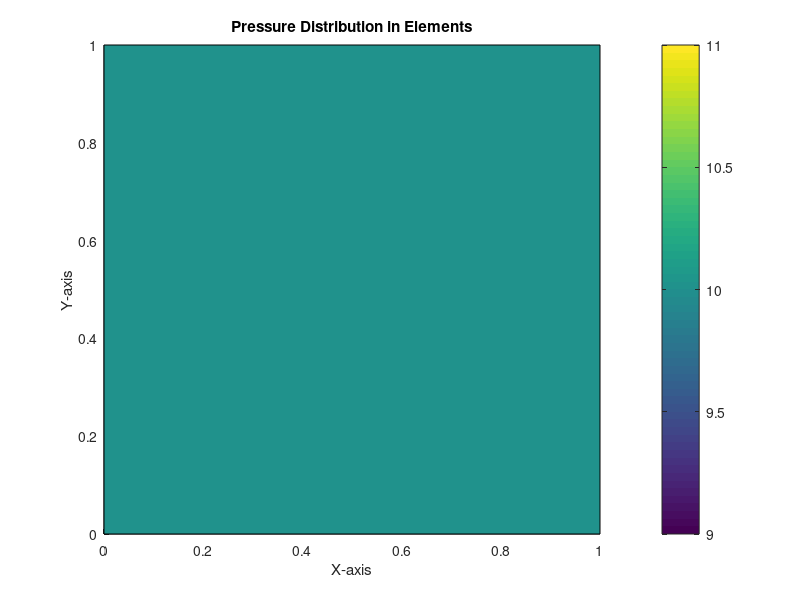

Source code (MATLAB):
% Assuming you have an array of pressures for each element
% Replace this with your actual pressure data
pressures = [10, 20, 30, 15, 25];

% Assuming you have the connectivity table
% Replace this with your actual connectivity table
connectivity = [
    1, 2, 3, 4;
    % Add more rows for additional elements
];

% Assuming you have the x and y vectors
% Replace this with your actual x and y vectors
x = [0, 1, 1, 0];
y = [0, 0, 1, 1];

% Create a figure
figure;

% Plot elements and color them according to pressure
for i = 1:size(connectivity, 1)
    element_nodes = connectivity(i, :);
    element_x = x(element_nodes);
    element_y = y(element_nodes);
    
    % Use the patch function to create a polygon for each element
    patch(element_x, element_y, pressures(i), 'EdgeColor', 'k');
end

% Set colorbar
colorbar;

% Set axis labels as needed
xlabel('X-axis');
ylabel('Y-axis');
title('Pressure Distribution in Elements');
